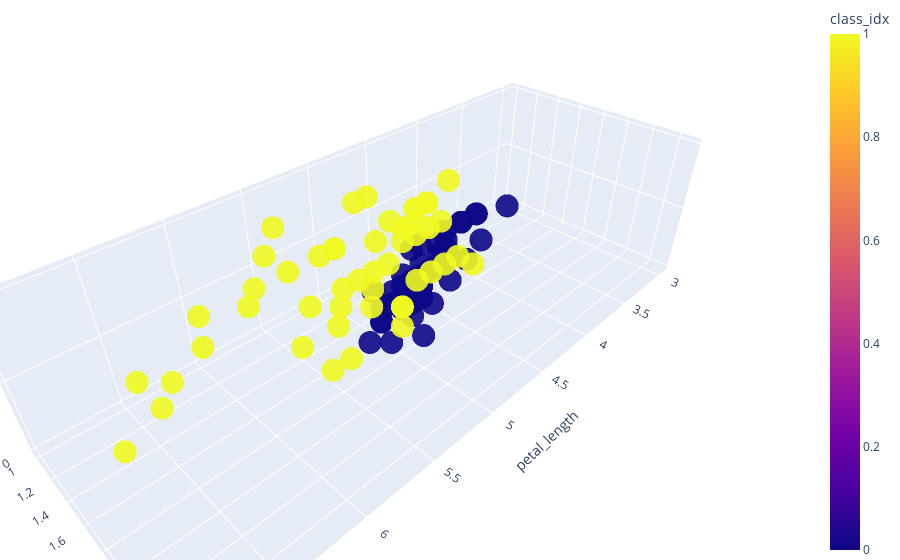

Write notebook code for a chart like this one.
### Code cell
fig = px.scatter_3d(df[["petal_length", "petal_width", "class_idx"]],
                    x='petal_length',
                    y='petal_width',
                    z='class_idx',
                    color='class_idx',
                    opacity=0.9)

fig.update_layout(margin=dict(l=0, r=0, b=0, t=0))

### Figure 1 — Plotly figure (JSON) as saved in the notebook; plotly's stock layout.template omitted (floating-point values rounded to 4 significant figures)
{"data": [{"hovertemplate": "petal_length=%{x}<br>petal_width=%{y}<br>class_idx=%{marker.color}<extra></extra>", "legendgroup": "", "marker": {"color": [0, 0, 0, 0, 0, 0, 0, 0, 0, 0, 0, 0, 0, 0, 0, 0, 0, 0, 0, 0, 0, 0, 0, 0, 0, 0, 0, 0, 0, 0, 0, 0, 0, 0, 0, 0, 0, 0, 0, 0, 0, 0, 0, 0, 0, 0, 0, 0, 0, 0, 1, 1, 1, 1, 1, 1, 1, 1, 1, 1, 1, 1, 1, 1, 1, 1, 1, 1, 1, 1, 1, 1, 1, 1, 1, 1, 1, 1, 1, 1, 1, 1, 1, 1, 1, 1, 1, 1, 1, 1, 1, 1, 1, 1, 1, 1, 1, 1, 1, 1], "coloraxis": "coloraxis", "opacity": 0.9, "symbol": "circle"}, "mode": "markers", "name": "", "scene": "scene", "showlegend": false, "type": "scatter3d", "x": [4.7, 4.5, 4.9, 4, 4.6, 4.5, 4.7, 3.3, 4.6, 3.9, 3.5, 4.2, 4, 4.7, 3.6, 4.4, 4.5, 4.1, 4.5, 3.9, 4.8, 4, 4.9, 4.7, 4.3, 4.4, 4.8, 5, 4.5, 3.5, 3.8, 3.7, 3.9, 5.1, 4.5, 4.5, 4.7, 4.4, 4.1, 4, 4.4, 4.6, 4, 3.3, 4.2, 4.2, 4.2, 4.3, 3, 4.1, 6, 5.1, 5.9, 5.6, 5.8, 6.6, 4.5, 6.3, 5.8, 6.1, 5.1, 5.3, 5.5, 5, 5.1, 5.3, 5.5, 6.7, 6.9, 5, 5.7, 4.9, 6.7, 4.9, 5.7, 6, 4.8, 4.9, 5.6, 5.8, 6.1, 6.4, 5.6, 5.1, 5.6, 6.1, 5.6, 5.5, 4.8, 5.4, 5.6, 5.1, 5.1, 5.9, 5.7, 5.2, 5, 5.2, 5.4, 5.1], "y": [1.4, 1.5, 1.5, 1.3, 1.5, 1.3, 1.6, 1, 1.3, 1.4, 1, 1.5, 1, 1.4, 1.3, 1.4, 1.5, 1, 1.5, 1.1, 1.8, 1.3, 1.5, 1.2, 1.3, 1.4, 1.4, 1.7, 1.5, 1, 1.1, 1, 1.2, 1.6, 1.5, 1.6, 1.5, 1.3, 1.3, 1.3, 1.2, 1.4, 1.2, 1, 1.3, 1.2, 1.3, 1.3, 1.1, 1.3, 2.5, 1.9, 2.1, 1.8, 2.2, 2.1, 1.7, 1.8, 1.8, 2.5, 2, 1.9, 2.1, 2, 2.4, 2.3, 1.8, 2.2, 2.3, 1.5, 2.3, 2, 2, 1.8, 2.1, 1.8, 1.8, 1.8, 2.1, 1.6, 1.9, 2, 2.2, 1.5, 1.4, 2.3, 2.4, 1.8, 1.8, 2.1, 2.4, 2.3, 1.9, 2.3, 2.5, 2.3, 1.9, 2, 2.3, 1.8], "z": [0, 0, 0, 0, 0, 0, 0, 0, 0, 0, 0, 0, 0, 0, 0, 0, 0, 0, 0, 0, 0, 0, 0, 0, 0, 0, 0, 0, 0, 0, 0, 0, 0, 0, 0, 0, 0, 0, 0, 0, 0, 0, 0, 0, 0, 0, 0, 0, 0, 0, 1, 1, 1, 1, 1, 1, 1, 1, 1, 1, 1, 1, 1, 1, 1, 1, 1, 1, 1, 1, 1, 1, 1, 1, 1, 1, 1, 1, 1, 1, 1, 1, 1, 1, 1, 1, 1, 1, 1, 1, 1, 1, 1, 1, 1, 1, 1, 1, 1, 1]}], "layout": {"coloraxis": {"colorbar": {"title": {"text": "class_idx"}}, "colorscale": [[0, "#0d0887"], [0.1111, "#46039f"], [0.2222, "#7201a8"], [0.3333, "#9c179e"], [0.4444, "#bd3786"], [0.5556, "#d8576b"], [0.6667, "#ed7953"], [0.7778, "#fb9f3a"], [0.8889, "#fdca26"], [1, "#f0f921"]]}, "legend": {"tracegroupgap": 0}, "margin": {"b": 0, "l": 0, "r": 0, "t": 0}, "scene": {"domain": {"x": [0, 1], "y": [0, 1]}, "xaxis": {"title": {"text": "petal_length"}}, "yaxis": {"title": {"text": "petal_width"}}, "zaxis": {"title": {"text": "class_idx"}}}}}
